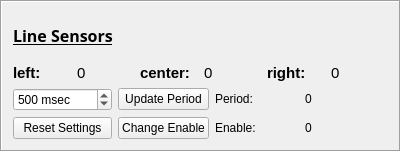
   <widget class="QFrame" name="line_sensors_frame">
    <property name="geometry">
     <rect>
      <x>410</x>
      <y>420</y>
      <width>401</width>
      <height>152</height>
     </rect>
    </property>
    <property name="font">
     <font>
      <family>Arial</family>
     </font>
    </property>
    <property name="frameShape">
     <enum>QFrame::Box</enum>
    </property>
    <property name="frameShadow">
     <enum>QFrame::Sunken</enum>
    </property>
    <property name="lineWidth">
     <number>1</number>
    </property>
    <layout class="QGridLayout" name="gridLayout_4">
     <item row="2" column="0">
      <layout class="QGridLayout" name="gridLayout_2">
       <property name="sizeConstraint">
        <enum>QLayout::SetFixedSize</enum>
       </property>
       <item row="1" column="0">
        <widget class="QSpinBox" name="line_sensors_spinbox">
         <property name="font">
          <font>
           <family>Arial</family>
           <pointsize>9</pointsize>
          </font>
         </property>
         <property name="suffix">
          <string> msec</string>
         </property>
         <property name="minimum">
          <number>10</number>
         </property>
         <property name="maximum">
          <number>999999999</number>
         </property>
         <property name="singleStep">
          <number>10</number>
         </property>
         <property name="stepType">
          <enum>QAbstractSpinBox::DefaultStepType</enum>
         </property>
         <property name="value">
          <number>500</number>
         </property>
        </widget>
       </item>
       <item row="0" column="0" colspan="4">
        <layout class="QHBoxLayout" name="horizontalLayout">
         <property name="sizeConstraint">
          <enum>QLayout::SetMinimumSize</enum>
         </property>
         <item>
          <widget class="QLabel" name="line_sensor_left_static">
           <property name="font">
            <font>
             <family>Arial</family>
             <pointsize>11</pointsize>
             <weight>75</weight>
             <bold>true</bold>
            </font>
           </property>
           <property name="text">
            <string>left: </string>
           </property>
          </widget>
         </item>
         <item>
          <widget class="QLabel" name="line_sensor_left">
           <property name="font">
            <font>
             <family>Arial</family>
             <pointsize>11</pointsize>
            </font>
           </property>
           <property name="text">
            <string>0</string>
           </property>
          </widget>
         </item>
         <item>
          <widget class="QLabel" name="line_sensor_center_static">
           <property name="font">
            <font>
             <family>Arial</family>
             <pointsize>11</pointsize>
             <weight>75</weight>
             <bold>true</bold>
            </font>
           </property>
           <property name="text">
            <string>center: </string>
           </property>
          </widget>
         </item>
         <item>
          <widget class="QLabel" name="line_sensor_center">
           <property name="font">
            <font>
             <family>Arial</family>
             <pointsize>11</pointsize>
            </font>
           </property>
           <property name="text">
            <string>0</string>
           </property>
          </widget>
         </item>
         <item>
          <widget class="QLabel" name="line_sensor_right_static">
           <property name="font">
            <font>
             <family>Arial</family>
             <pointsize>11</pointsize>
             <weight>75</weight>
             <bold>true</bold>
            </font>
           </property>
           <property name="text">
            <string>right: </string>
           </property>
          </widget>
         </item>
         <item>
          <widget class="QLabel" name="line_sensor_right">
           <property name="font">
            <font>
             <family>Arial</family>
             <pointsize>11</pointsize>
            </font>
           </property>
           <property name="text">
            <string>0</string>
           </property>
          </widget>
         </item>
        </layout>
       </item>
       <item row="1" column="1">
        <widget class="QPushButton" name="line_sensors_button_period">
         <property name="enabled">
          <bool>true</bool>
         </property>
         <property name="sizePolicy">
          <sizepolicy hsizetype="Minimum" vsizetype="Fixed">
           <horstretch>0</horstretch>
           <verstretch>0</verstretch>
          </sizepolicy>
         </property>
         <property name="font">
          <font>
           <family>Arial</family>
           <pointsize>9</pointsize>
          </font>
         </property>
         <property name="text">
          <string>Update Period</string>
         </property>
        </widget>
       </item>
       <item row="2" column="2">
        <widget class="QLabel" name="line_sensors_label_enable_static">
         <property name="font">
          <font>
           <family>Arial</family>
           <pointsize>9</pointsize>
          </font>
         </property>
         <property name="text">
          <string>&lt;html&gt;&lt;head/&gt;&lt;body&gt;&lt;p&gt;Enable: &lt;/p&gt;&lt;/body&gt;&lt;/html&gt;</string>
         </property>
        </widget>
       </item>
       <item row="2" column="0">
        <widget class="QPushButton" name="line_sensors_reset_button">
         <property name="enabled">
          <bool>true</bool>
         </property>
         <property name="sizePolicy">
          <sizepolicy hsizetype="Minimum" vsizetype="Fixed">
           <horstretch>0</horstretch>
           <verstretch>0</verstretch>
          </sizepolicy>
         </property>
         <property name="font">
          <font>
           <family>Arial</family>
           <pointsize>9</pointsize>
          </font>
         </property>
         <property name="text">
          <string>Reset Settings</string>
         </property>
        </widget>
       </item>
       <item row="1" column="2">
        <widget class="QLabel" name="line_sensors_label_period_static">
         <property name="font">
          <font>
           <family>Arial</family>
           <pointsize>9</pointsize>
          </font>
         </property>
         <property name="text">
          <string>&lt;html&gt;&lt;head/&gt;&lt;body&gt;&lt;p&gt;Period: &lt;/p&gt;&lt;/body&gt;&lt;/html&gt;</string>
         </property>
        </widget>
       </item>
       <item row="2" column="1">
        <widget class="QPushButton" name="line_sensors_button_enable">
         <property name="enabled">
          <bool>true</bool>
         </property>
         <property name="sizePolicy">
          <sizepolicy hsizetype="Minimum" vsizetype="Fixed">
           <horstretch>0</horstretch>
           <verstretch>0</verstretch>
          </sizepolicy>
         </property>
         <property name="font">
          <font>
           <family>Arial</family>
           <pointsize>9</pointsize>
          </font>
         </property>
         <property name="text">
          <string>Change Enable</string>
         </property>
        </widget>
       </item>
       <item row="1" column="3">
        <widget class="QLabel" name="line_sensors_label_period">
         <property name="font">
          <font>
           <family>Arial</family>
           <pointsize>9</pointsize>
          </font>
         </property>
         <property name="text">
          <string>&lt;html&gt;&lt;head/&gt;&lt;body&gt;&lt;p&gt;0&lt;/p&gt;&lt;/body&gt;&lt;/html&gt;</string>
         </property>
        </widget>
       </item>
       <item row="2" column="3">
        <widget class="QLabel" name="line_sensors_label_enable">
         <property name="font">
          <font>
           <family>Arial</family>
           <pointsize>9</pointsize>
          </font>
         </property>
         <property name="text">
          <string>&lt;html&gt;&lt;head/&gt;&lt;body&gt;&lt;p&gt;0&lt;/p&gt;&lt;/body&gt;&lt;/html&gt;</string>
         </property>
        </widget>
       </item>
      </layout>
     </item>
     <item row="1" column="0">
      <widget class="QLabel" name="line_sensors_label_title">
       <property name="font">
        <font>
         <family>Arial Rounded MT Bold</family>
         <pointsize>12</pointsize>
         <weight>75</weight>
         <italic>false</italic>
         <bold>true</bold>
        </font>
       </property>
       <property name="text">
        <string>&lt;html&gt;&lt;head/&gt;&lt;body&gt;&lt;p&gt;&lt;span style=&quot; text-decoration: underline;&quot;&gt;Line Sensors&lt;/span&gt;&lt;/p&gt;&lt;/body&gt;&lt;/html&gt;</string>
       </property>
      </widget>
     </item>
    </layout>
   </widget>
